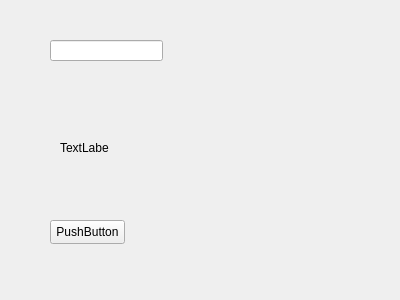
<?xml version="1.0" encoding="UTF-8"?>
<ui version="4.0">
 <class>Form</class>
 <widget class="QWidget" name="Form">
  <property name="geometry">
   <rect>
    <x>0</x>
    <y>0</y>
    <width>400</width>
    <height>300</height>
   </rect>
  </property>
  <property name="windowTitle">
   <string>Form</string>
  </property>
  <widget class="QPushButton" name="pushButton">
   <property name="geometry">
    <rect>
     <x>50</x>
     <y>220</y>
     <width>75</width>
     <height>24</height>
    </rect>
   </property>
   <property name="text">
    <string>PushButton</string>
   </property>
  </widget>
  <widget class="QLabel" name="label">
   <property name="geometry">
    <rect>
     <x>60</x>
     <y>140</y>
     <width>49</width>
     <height>16</height>
    </rect>
   </property>
   <property name="text">
    <string>TextLabel</string>
   </property>
  </widget>
  <widget class="QLineEdit" name="lineEdit">
   <property name="geometry">
    <rect>
     <x>50</x>
     <y>40</y>
     <width>113</width>
     <height>21</height>
    </rect>
   </property>
  </widget>
 </widget>
 <resources/>
 <connections/>
</ui>
